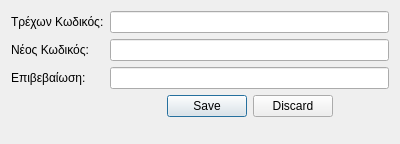
<?xml version="1.0" encoding="UTF-8"?>
<ui version="4.0">
 <class>Form</class>
 <widget class="QWidget" name="Form">
  <property name="geometry">
   <rect>
    <x>0</x>
    <y>0</y>
    <width>400</width>
    <height>144</height>
   </rect>
  </property>
  <property name="windowTitle">
   <string>Form</string>
  </property>
  <layout class="QFormLayout" name="formLayout">
   <item row="0" column="0">
    <widget class="QLabel" name="label_2">
     <property name="text">
      <string>Τρέχων Κωδικός:</string>
     </property>
    </widget>
   </item>
   <item row="0" column="1">
    <widget class="QLineEdit" name="currentPassword"/>
   </item>
   <item row="1" column="0">
    <widget class="QLabel" name="label_3">
     <property name="text">
      <string>Νέος Κωδικός: </string>
     </property>
    </widget>
   </item>
   <item row="1" column="1">
    <widget class="QLineEdit" name="newPassword"/>
   </item>
   <item row="3" column="1">
    <widget class="QLineEdit" name="newPassVer"/>
   </item>
   <item row="4" column="1">
    <widget class="QDialogButtonBox" name="buttonBox">
     <property name="standardButtons">
      <set>QDialogButtonBox::Discard|QDialogButtonBox::Save</set>
     </property>
     <property name="centerButtons">
      <bool>true</bool>
     </property>
    </widget>
   </item>
   <item row="3" column="0">
    <widget class="QLabel" name="label_4">
     <property name="text">
      <string>Επιβεβαίωση:</string>
     </property>
    </widget>
   </item>
  </layout>
 </widget>
 <resources/>
 <connections/>
</ui>
